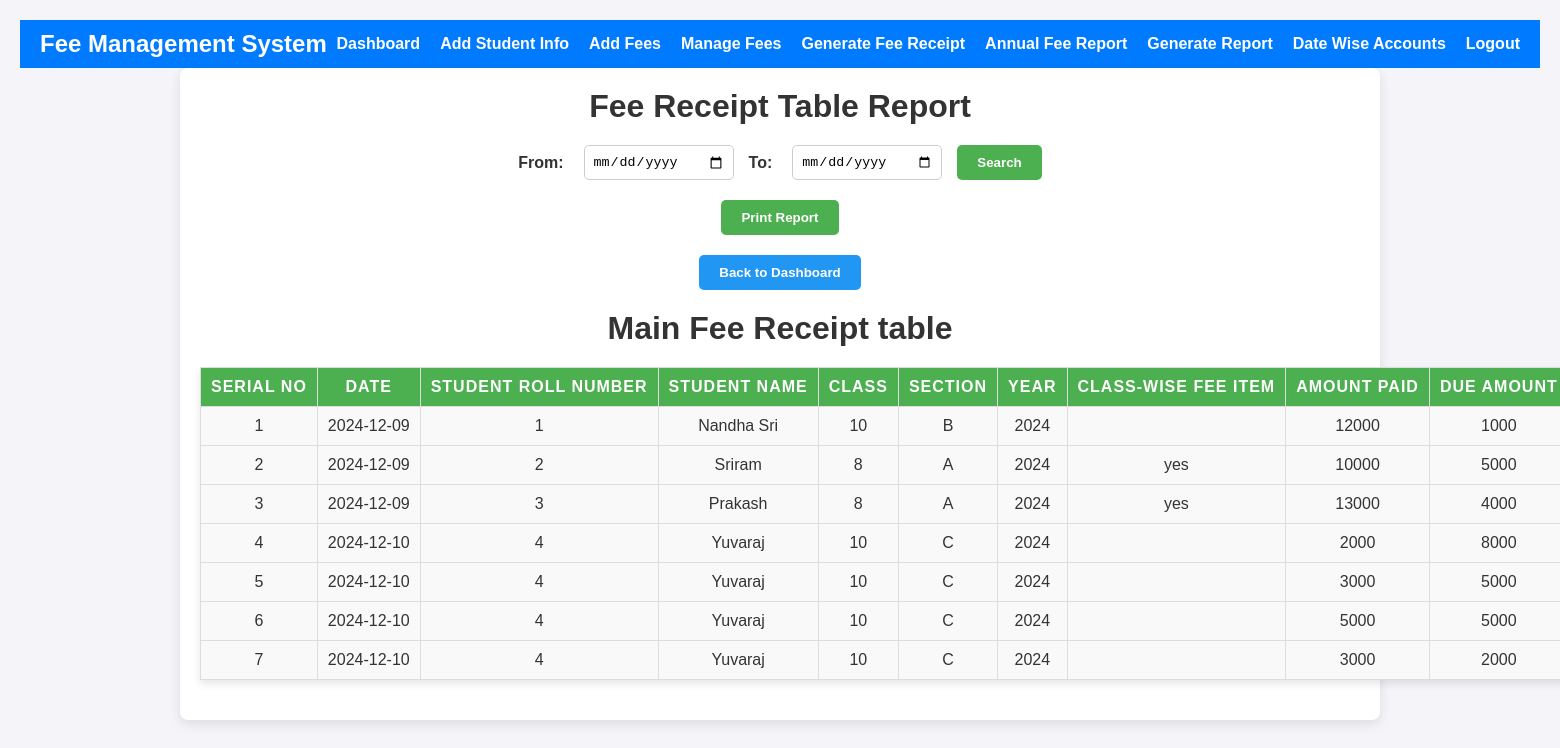
The app's page /fee_management/modules/accounts.php with its own data.
### tables this page shows
CREATE TABLE `main_feereceipt` (
  `feereceipt_id` int(11) NOT NULL,
  `Sno` int(11) NOT NULL,
  `Feereceiptno` varchar(10) NOT NULL,
  `date` date NOT NULL DEFAULT current_timestamp(),
  `StudentRollNumber` varchar(20) NOT NULL,
  `addmissionno` varchar(10) NOT NULL,
  `Studentname` varchar(250) NOT NULL,
  `class` varchar(10) NOT NULL,
  `section` varchar(100) NOT NULL,
  `year` varchar(100) NOT NULL,
  `addclasswisefeeitem` varchar(50) DEFAULT NULL,
  `amountpaid` varchar(20) NOT NULL,
  `dueamount` varchar(20) NOT NULL,
  `term` varchar(20) DEFAULT NULL,
  `duedate` date NOT NULL DEFAULT current_timestamp(),
  `description` text NOT NULL
);

### fee_management/modules/accounts.php (the view, shortened to what this page needs)
<?php
include '../config/db.php';
include '../template/header.php';
?>
<!DOCTYPE html>
<html lang="en">
<head>
</head>
<body>
<div class="container">
    <h2>Fee Receipt Table Report</h2>
    <form action="" method="get">
        <label for="fromDate">From:</label>
        <input type="date" id="fromDate" name="fromDate">
        <label for="toDate">To:</label>
        <input type="date" id="toDate" name="toDate">
        <button type="submit">Search</button>
    </form>
    <button id="printButton" onclick="printReport()">Print Report</button>
    <button id="backButton" onclick="window.location.href='../dashboard.php'">Back to Dashboard</button>
    <h2> Main Fee Receipt table</h2>
    <table class="table table-bordered" id="fee_receipt_table">
    <thead>
        <tr>
            <th>Serial No</th>
            <th>Date</th>
            <th>Student Roll Number</th>
            <th>Student Name</th>
            <th>Class</th>
            <th>Section</th>
            <th>Year</th>
            <th>Class-Wise Fee Item</th>
            <th>Amount Paid</th>
            <th>Due Amount</th>
        </tr>
    </thead>
    <tbody>
        <?php
        $query = "SELECT * FROM main_feereceipt";
        $stmt = $conn->prepare($query);
        $stmt->execute();
        $rows = $stmt->fetchAll(PDO::FETCH_ASSOC);
        foreach ($rows as $row) {
            echo "<tr>
                <td>{$row['Sno']}</td>
                <td>{$row['date']}</td>
                <td>{$row['StudentRollNumber']}</td>
                <td>{$row['Studentname']}</td>
                <td>{$row['class']}</td>
                <td>{$row['section']}</td>
                <td>{$row['year']}</td>
                <td>{$row['addclasswisefeeitem']}</td>
                <td>{$row['amountpaid']}</td>
                <td>{$row['dueamount']}</td>
                <td>{$row['term']}</td>
                <td>{$row['duedate']}</td>
                <td>{$row['description']}</td>
            </tr>";
        }
        ?>
    </tbody>
</table>
</div>
</body>
</html>

### fee_management/template/header.php (shortened to what this page needs)
<!DOCTYPE html>
<html lang="en">
<head>
    <link rel="stylesheet" href="styles.css">
</head>
<body>
    <div class="header">
        <div class="logo">
            <a href="/fee_management/dashboard.php" style="color: #fff; text-decoration: none;">Fee Management System</a>
        </div>
        <div class="nav">
            <a href="/fee_management/dashboard.php">Dashboard</a>
            <a href="/fee_management/modules/add_student_info.php">Add Student Info</a>
            <a href="/fee_management/modules/add_fee.php">Add Fees</a>
            <a href="/fee_management/modules/manage_fee_dashboard.php">Manage Fees</a>
            <a href="/fee_management/modules/generate_receipt_dashboard.php">Generate Fee Receipt</a>
            <a href="/fee_management/modules/annual_fee_report.php">Annual Fee Report</a>
            <a href="/fee_management/modules/generate_report.php">Generate Report</a>
            <a href="/fee_management/modules/accounts.php">Date Wise Accounts</a>
            <a href="modules/user/logout.php">Logout</a>
        </div>
    </div>
</body>
</html>

### scholarship_management/assets/css/styles.css (style rules this page uses)
* { margin: 0; padding: 0; box-sizing: border-box; }
body { font-family: 'Segoe UI', Tahoma, Geneva, Verdana, sans-serif; background-color: #f0f2f5; padding: 20px; color: #333; }
.container { width: 100%; max-width: 1200px; margin: auto; padding: 20px; background: #ffffff; border-radius: 8px; box-shadow: 0px 4px 12px rgba(0, 0, 0, 0.1); }
h2 { font-size: 2rem; color: #007bff; text-align: center; margin-bottom: 20px; font-weight: bold; }
table { width: 100%; border-collapse: collapse; margin-bottom: 20px; table-layout: auto; }
th, td { padding: 10px; text-align: left; border-bottom: 2px solid #ddd; white-space: nowrap; }
th { background-color: #007bff; color: #fff; font-weight: bold; text-transform: uppercase; letter-spacing: 1px; }
td { background-color: #f9f9f9; }

### fee_management/template/header.php (style rules this page uses)
.header { background-color: #007bff; color: #fff; padding: 10px 20px; display: flex; justify-content: space-between; align-items: center; }
.header .logo { font-size: 24px; font-weight: bold; }
.header .nav { display: flex; gap: 20px; }
.header .nav a { color: #fff; text-decoration: none; font-weight: bold; transition: color 0.3s; }

### fee_management/modules/accounts.php (style rules this page uses)
body { font-family: Arial, sans-serif; background-color: #f4f4f9; color: #333; margin: 0; padding: 20px; }
h2 { text-align: center; color: #333; margin-bottom: 20px; }
form { display: flex; justify-content: center; align-items: center; gap: 15px; margin-bottom: 20px; }
form label { font-weight: bold; margin-right: 5px; }
form input[type="text"], form input[type="date"] { padding: 8px; border-radius: 5px; border: 1px solid #ccc; width: 150px; }
form button { padding: 10px 20px; background-color: #4CAF50; color: #fff; border: none; border-radius: 5px; cursor: pointer; font-weight: bold; }
table { width: 100%; border-collapse: collapse; margin-top: 20px; box-shadow: 0px 4px 8px rgba(0, 0, 0, 0.1); }
table th, table td { padding: 10px; text-align: center; border: 1px solid #ddd; }
table th { background-color: #4CAF50; color: white; font-weight: bold; }
table tr:nth-child(even) { background-color: #f9f9f9; }
#printButton, #backButton { display: block; margin: 20px auto; padding: 10px 20px; color: #fff; border: none; border-radius: 5px; cursor: pointer; font-weight: bold; text-align: center; }
#printButton { background-color: #4CAF50; }
#backButton { background-color: #2196F3; }

### records on screen
main_feereceipt: Sno "1", date "2024-12-09", StudentRollNumber "1", Studentname "Nandha Sri", class "10", section "B", year "2024", amountpaid "12000", dueamount "1000"
main_feereceipt: Sno "2", date "2024-12-09", StudentRollNumber "2", Studentname "Sriram", class "8", section "A", year "2024", addclasswisefeeitem "yes", amountpaid "10000", dueamount "5000"
main_feereceipt: Sno "3", date "2024-12-09", StudentRollNumber "3", Studentname "Prakash", class "8", section "A", year "2024", addclasswisefeeitem "yes", amountpaid "13000", dueamount "4000"
main_feereceipt: Sno "4", date "2024-12-10", StudentRollNumber "4", Studentname "Yuvaraj", class "10", section "C", year "2024", amountpaid "2000", dueamount "8000"
main_feereceipt: Sno "5", date "2024-12-10", StudentRollNumber "4", Studentname "Yuvaraj", class "10", section "C", year "2024", amountpaid "3000", dueamount "5000"
main_feereceipt: Sno "6", date "2024-12-10", StudentRollNumber "4", Studentname "Yuvaraj", class "10", section "C", year "2024", amountpaid "5000", dueamount "5000"
main_feereceipt: Sno "7", date "2024-12-10", StudentRollNumber "4", Studentname "Yuvaraj", class "10", section "C", year "2024", amountpaid "3000", dueamount "2000"
